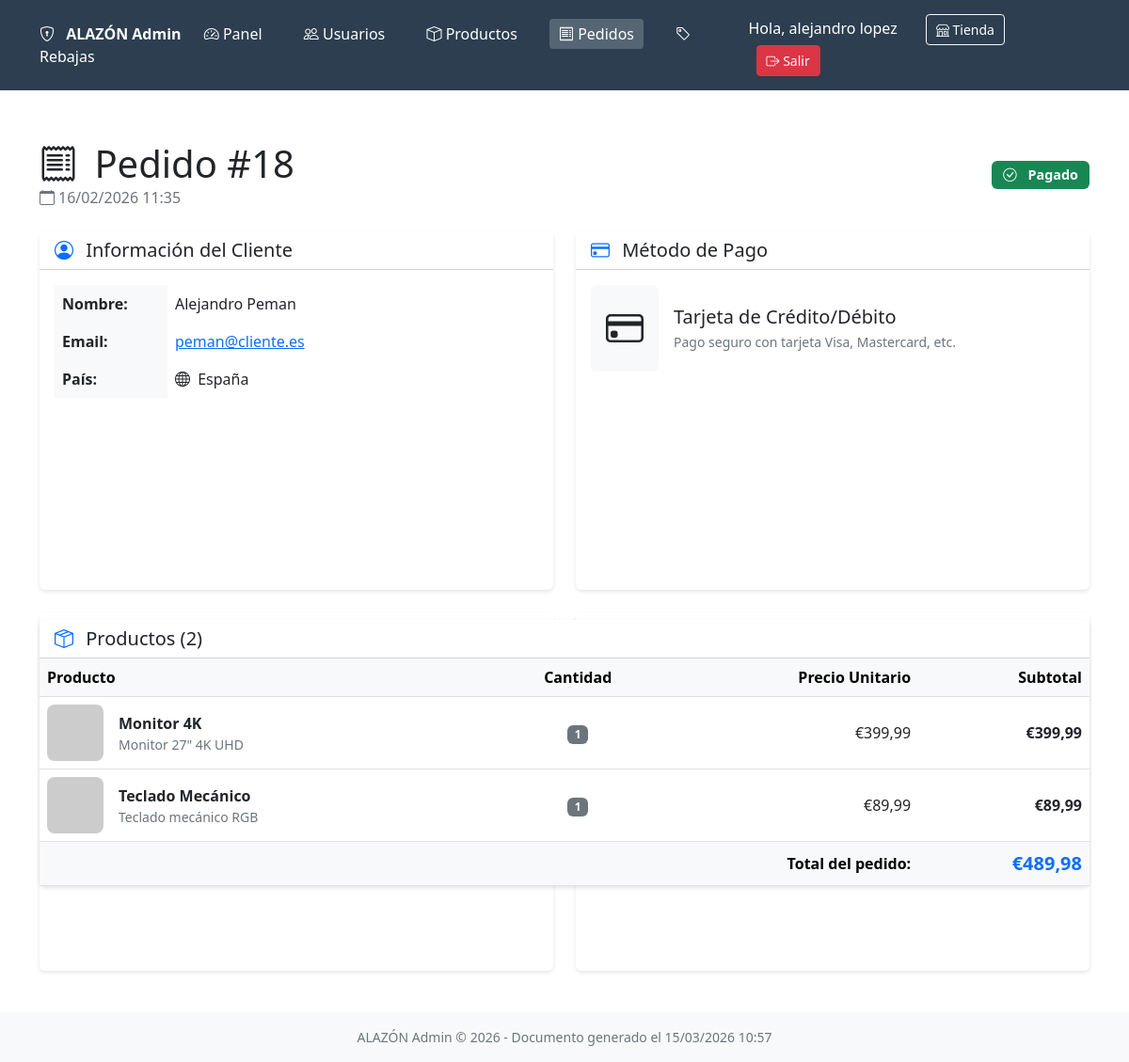
The app's page /admin_pedido_detalle.php?id=18 (signed in) with its own data.
### tables this page shows
CREATE TABLE IF NOT EXISTS `orders` (
  `id` int(11) NOT NULL AUTO_INCREMENT,
  `user_id` int(11) NOT NULL,
  `fecha` timestamp NOT NULL DEFAULT current_timestamp(),
  `total` decimal(10,2) DEFAULT 0.00,
  `estado` enum('carrito','pagado','enviado','cancelado') DEFAULT 'carrito',
  `direccion_envio` text DEFAULT NULL,
  `metodo_pago_id` int(11) DEFAULT NULL,
  PRIMARY KEY (`id`),
  KEY `user_id` (`user_id`),
  KEY `fk_orders_metodo_pago` (`metodo_pago_id`)
);

CREATE TABLE IF NOT EXISTS `users` (
  `id` int(11) NOT NULL AUTO_INCREMENT,
  `nombre` varchar(100) NOT NULL,
  `email` varchar(100) NOT NULL,
  `password` varchar(255) NOT NULL,
  `rol` enum('cliente','admin') DEFAULT 'cliente',
  `fecha_registro` timestamp NOT NULL DEFAULT current_timestamp(),
  `fecha_actualizacion` timestamp NULL DEFAULT NULL,
  `pais` char(2) DEFAULT 'ES',
  PRIMARY KEY (`id`),
  UNIQUE KEY `email` (`email`),
  KEY `fk_users_pais` (`pais`)
);

CREATE TABLE IF NOT EXISTS `paises` (
  `codigo` char(2) NOT NULL,
  `nombre` varchar(50) NOT NULL,
  `total_usuarios` int(11) DEFAULT 0,
  `moneda_codigo` char(3) DEFAULT 'EUR',
  PRIMARY KEY (`codigo`),
  KEY `fk_paises_moneda` (`moneda_codigo`)
);

CREATE TABLE IF NOT EXISTS `metodos_pago` (
  `id` int(11) NOT NULL AUTO_INCREMENT,
  `nombre` varchar(100) NOT NULL,
  `descripcion` text DEFAULT NULL,
  `icono` varchar(50) DEFAULT NULL,
  `activo` tinyint(1) DEFAULT 1,
  `orden` int(11) DEFAULT 0,
  PRIMARY KEY (`id`)
);

CREATE TABLE IF NOT EXISTS `order_items` (
  `id` int(11) NOT NULL AUTO_INCREMENT,
  `order_id` int(11) NOT NULL,
  `product_id` int(11) NOT NULL,
  `cantidad` int(11) NOT NULL,
  `precio_unitario` decimal(10,2) NOT NULL,
  PRIMARY KEY (`id`),
  KEY `order_id` (`order_id`),
  KEY `product_id` (`product_id`)
);

CREATE TABLE IF NOT EXISTS `products` (
  `id` int(11) NOT NULL AUTO_INCREMENT,
  `category_id` int(11) DEFAULT NULL,
  `nombre` varchar(150) NOT NULL,
  `descripcion` text DEFAULT NULL,
  `imagen` varchar(255) DEFAULT NULL,
  `precio` decimal(10,2) NOT NULL,
  `stock` int(11) DEFAULT 0,
  `imagen_url` varchar(255) DEFAULT NULL,
  `estado` enum('activo','inactivo') DEFAULT 'activo',
  `fecha_creacion` timestamp NOT NULL DEFAULT current_timestamp(),
  `valoracion` decimal(3,2) DEFAULT 0.00,
  `num_valoraciones` int(11) DEFAULT 0,
  `en_rebaja` tinyint(1) DEFAULT 0,
  `precio_original` decimal(10,2) DEFAULT NULL,
  `porcentaje_rebaja` int(11) DEFAULT NULL,
  PRIMARY KEY (`id`),
  KEY `category_id` (`category_id`),
  KEY `idx_valoracion` (`valoracion`),
  KEY `idx_en_rebaja` (`en_rebaja`)
);

### admin_pedido_detalle.php (the view, shortened to what this page needs)
<?php
$db = new Database();
$con = $db->getCon();
$pedido_id = intval($_GET['id']);
$sql_pedido = "SELECT o.*,
                      u.nombre as cliente,
                      u.email as email_cliente,
                      u.pais as codigo_pais,
                      p.nombre as pais_nombre,
                      mp.nombre as metodo_pago_nombre,
                      mp.icono as metodo_pago_icono,
                      mp.descripcion as metodo_pago_descripcion
               FROM orders o
               JOIN users u ON o.user_id = u.id
               LEFT JOIN paises p ON u.pais = p.codigo
               LEFT JOIN metodos_pago mp ON o.metodo_pago_id = mp.id
               WHERE o.id = $pedido_id AND o.estado != 'carrito'";
$result_pedido = mysqli_query($con, $sql_pedido);
$pedido = mysqli_fetch_assoc($result_pedido);
$sql_items = "SELECT oi.*, p.nombre, p.descripcion, p.imagen
              FROM order_items oi
              JOIN products p ON oi.product_id = p.id
              WHERE oi.order_id = $pedido_id AND oi.cantidad > 0
              ORDER BY oi.id ASC";
$result_items = mysqli_query($con, $sql_items);
$subtotal = 0;
$items = [];
while ($item = mysqli_fetch_assoc($result_items)) {
    $imagen_url = 'https://dummyimage.com/100x100/dee2e6/6c757d.jpg';
    $item['imagen_url'] = $imagen_url;
    $items[] = $item;
    $subtotal += $item['precio_unitario'] * $item['cantidad'];
}
$color_estado = 'secondary';
$icono_estado = 'bi-question-circle';
$texto_estado = ucfirst($pedido['estado']);
switch($pedido['estado']) {
    case 'pagado':
        $color_estado = 'success';
        $icono_estado = 'bi-check-circle';
        $texto_estado = 'Pagado';
        break;
}
$fecha_pedido = date('d/m/Y H:i', strtotime($pedido['fecha']));
?>
<!DOCTYPE html>
<html lang="es">
<head>
    <link href="https://cdn.jsdelivr.net/npm/bootstrap@5.2.3/dist/css/bootstrap.min.css" rel="stylesheet">
    <link href="https://cdn.jsdelivr.net/npm/bootstrap-icons@1.10.0/font/bootstrap-icons.css" rel="stylesheet">
</head>
<body>
    <nav class="admin-nav">
        <div class="container d-flex justify-content-between align-items-center">
            <div>
                <i class="bi-shield-lock me-2"></i>
                <strong>ALAZÓN Admin</strong>
                <a href="admin_panel.php"><i class="bi-speedometer2"></i> Panel</a>
                <a href="admin_usuarios.php"><i class="bi-people"></i> Usuarios</a>
                <a href="admin_productos.php"><i class="bi-box"></i> Productos</a>
                <a href="admin_pedidos.php" class="active"><i class="bi-receipt"></i> Pedidos</a>
                <a href="admin_rebajas.php"><i class="bi-tag"></i> Rebajas</a>
            </div>
            <div>
                <span class="me-3">Hola, <?php echo $_SESSION['nombre']; ?></span>
                <a href="index.php" class="btn btn-sm btn-outline-light">
                    <i class="bi-shop"></i> Tienda
                </a>
                <a href="logout.php" class="btn btn-sm btn-danger ms-2">
                    <i class="bi-box-arrow-right"></i> Salir
                </a>
            </div>
        </div>
    </nav>
    <div class="container py-4">
        <div class="d-flex justify-content-between align-items-center mb-4">
            <div>
                <h1 class="mb-0">
                    <i class="bi-receipt me-2"></i>
                    Pedido #<?php echo $pedido_id; ?>
                </h1>
                <p class="text-muted mb-0">
                    <i class="bi-calendar me-1"></i><?php echo $fecha_pedido; ?>
                </p>
            </div>
            <div>
                <span class="badge bg-<?php echo $color_estado; ?> badge-estado">
                    <i class="bi <?php echo $icono_estado; ?> me-2"></i>
                    <?php echo $texto_estado; ?>
                </span>
            </div>
        </div>
        <div class="row">
            <div class="col-md-6 mb-4">
                <div class="card info-card">
                    <div class="card-header bg-white">
                        <h5 class="mb-0">
                            <i class="bi-person-circle me-2 text-primary"></i>
                            Información del Cliente
                        </h5>
                    </div>
                    <div class="card-body">
                        <table class="table table-borderless">
                            <tr>
                                <th width="120">Nombre:</th>
                                <td><?php echo htmlspecialchars($pedido['cliente']); ?></td>
                            </tr>
                            <tr>
                                <th>Email:</th>
                                <td>
                                    <a href="mailto:<?php echo $pedido['email_cliente']; ?>">
                                        <?php echo htmlspecialchars($pedido['email_cliente']); ?>
                                    </a>
                                </td>
                            </tr>
                            <tr>
                                <th>País:</th>
                                <td>
                                    <?php if (!empty($pedido['pais_nombre'])): ?>
                                        <i class="bi-globe me-1"></i>
                                        <?php echo htmlspecialchars($pedido['pais_nombre']); ?>
                                    <?php else: ?>
                                        <?php echo htmlspecialchars($pedido['codigo_pais'] ?? 'No especificado'); ?>
                                    <?php endif; ?>
                                </td>
                            </tr>
                        </table>
                    </div>
                </div>
                <div class="card info-card mt-4">
                    <div class="card-header bg-white">
                        <h5 class="mb-0">
                        </h5>
                    </div>
                    <div class="card-body">
                        <?php if (!empty($pedido['direccion_envio'])): ?>
                            <p class="mb-0">
                            </p>
                        <?php endif; ?>
                    </div>
                </div>
            </div>
            <div class="col-md-6 mb-4">
                <div class="card info-card">
                    <div class="card-header bg-white">
                        <h5 class="mb-0">
                            <i class="bi-credit-card me-2 text-primary"></i>
                            Método de Pago
                        </h5>
                    </div>
                    <div class="card-body">
                        <?php if (!empty($pedido['metodo_pago_nombre'])): ?>
                            <div class="d-flex align-items-center">
                                <div class="bg-light rounded p-3 me-3">
                                    <i class="bi <?php echo $pedido['metodo_pago_icono'] ?? 'bi-credit-card'; ?> fs-1"></i>
                                </div>
                                <div>
                                    <h5 class="mb-1"><?php echo htmlspecialchars($pedido['metodo_pago_nombre']); ?></h5>
                                    <?php if (!empty($pedido['metodo_pago_descripcion'])): ?>
                                        <p class="text-muted mb-0 small">
                                            <?php echo htmlspecialchars($pedido['metodo_pago_descripcion']); ?>
                                        </p>
                                    <?php endif; ?>
                                </div>
                            </div>
                        <?php endif; ?>
                    </div>
                </div>
                <div class="card info-card mt-4">
                    <div class="card-header bg-white">
                        <h5 class="mb-0">
                        </h5>
                    </div>
                    <div class="card-body">
                        <div class="d-flex justify-content-between mb-2">
                            <span>Subtotal:</span>
                            <span class="fw-bold">€<?php echo number_format($subtotal, 2, ',', '.'); ?></span>
                        </div>
                        <div class="d-flex justify-content-between mb-2">
                            <span>Envío:</span>
                            <span class="fw-bold">
                            </span>
                        </div>
                        <div class="d-flex justify-content-between fw-bold fs-5">
                            <span>Total pagado:</span>
                            <span class="text-primary">€<?php echo number_format($pedido['total'], 2, ',', '.'); ?></span>
                        </div>
                    </div>
                </div>
            </div>
        </div>
        <div class="card info-card mt-2">
            <div class="card-header bg-white">
                <h5 class="mb-0">
                    <i class="bi-box-seam me-2 text-primary"></i>
                    Productos (<?php echo count($items); ?>)
                </h5>
            </div>
            <div class="card-body p-0">
                <div class="table-responsive">
                    <table class="table table-hover mb-0">
                        <thead class="table-light">
                            <tr>
                                <th>Producto</th>
                                <th class="text-center">Cantidad</th>
                                <th class="text-end">Precio Unitario</th>
                                <th class="text-end">Subtotal</th>
                            </tr>
                        </thead>
                        <tbody>
                            <?php if (empty($items)): ?>
                                <tr>
                                    <td colspan="4" class="text-center py-4">
                                        <i class="bi-exclamation-circle text-warning me-2"></i>
                                        No hay productos en este pedido
                                    </td>
                                </tr>
                            <?php else: ?>
                                <?php foreach ($items as $item): ?>
                                    <tr>
                                        <td>
                                            <div class="d-flex align-items-center">
                                                <?php if (!empty($item['imagen_url'])): ?>
                                                    <img src="<?php echo $item['imagen_url']; ?>"
                                                         alt="<?php echo htmlspecialchars($item['nombre']); ?>"
                                                         class="product-image me-3">
                                                <?php else: ?>
                                                    <div class="product-image me-3 bg-light d-flex align-items-center justify-content-center">
                                                        <i class="bi-image text-muted"></i>
                                                    </div>
                                                <?php endif; ?>
                                                <div>
                                                    <strong><?php echo htmlspecialchars($item['nombre']); ?></strong>
                                                    <?php if (!empty($item['descripcion'])): ?>
                                                        <p class="text-muted small mb-0">
                                                            <?php echo substr(htmlspecialchars($item['descripcion']), 0, 100); ?>
                                                        </p>
                                                    <?php endif; ?>
                                                </div>
                                            </div>
                                        </td>
                                        <td class="text-center align-middle">
                                            <span class="badge bg-secondary"><?php echo $item['cantidad']; ?></span>
                                        </td>
                                        <td class="text-end align-middle">
                                            €<?php echo number_format($item['precio_unitario'], 2, ',', '.'); ?>
                                        </td>
                                        <td class="text-end align-middle fw-bold">
                                            €<?php echo number_format($item['precio_unitario'] * $item['cantidad'], 2, ',', '.'); ?>
                                        </td>
                                    </tr>
                                <?php endforeach; ?>
                            <?php endif; ?>
                        </tbody>
                        <?php if (!empty($items)): ?>
                            <tfoot class="table-light">
                                <tr>
                                    <td colspan="3" class="text-end fw-bold">Total del pedido:</td>
                                    <td class="text-end fw-bold text-primary fs-5">
                                        €<?php echo number_format($pedido['total'], 2, ',', '.'); ?>
                                    </td>
                                </tr>
                            </tfoot>
                        <?php endif; ?>
                    </table>
                </div>
            </div>
        </div>
        <div class="d-flex justify-content-between mt-4">
            <a href="admin_pedidos.php" class="btn btn-outline-secondary">
            </a>
        </div>
    </div>
    <footer class="bg-light py-3 mt-5 text-center text-muted small">
        <div class="container">
            ALAZÓN Admin &copy; <?php echo date('Y'); ?> - Documento generado el <?php echo date('d/m/Y H:i'); ?>
        </div>
    </footer>
</body>
</html>

### records on screen
orders: fecha "16/02/2026 11:35", estado "Pagado", user.nombre "Alejandro Peman", user.email "peman@cliente.es", paises.nombre "España", metodo_pago.nombre "Tarjeta de Crédito/Débito", metodo_pago.descripcion "Pago seguro con tarjeta Visa, Mastercard, etc.", total "489,98"
order_items: product.nombre "Monitor 4K", product.descripcion "Monitor 27\" 4K UHD", cantidad "1", precio_unitario "399,99", $item['precio_unitario'] * $item['cantidad'] "399,99"
order_items: product.nombre "Teclado Mecánico", product.descripcion "Teclado mecánico RGB", cantidad "1", precio_unitario "89,99", $item['precio_unitario'] * $item['cantidad'] "89,99"

### other values on screen
$_SESSION['nombre'] "alejandro lopez"
$pedido_id "18"
count($items) "2"
